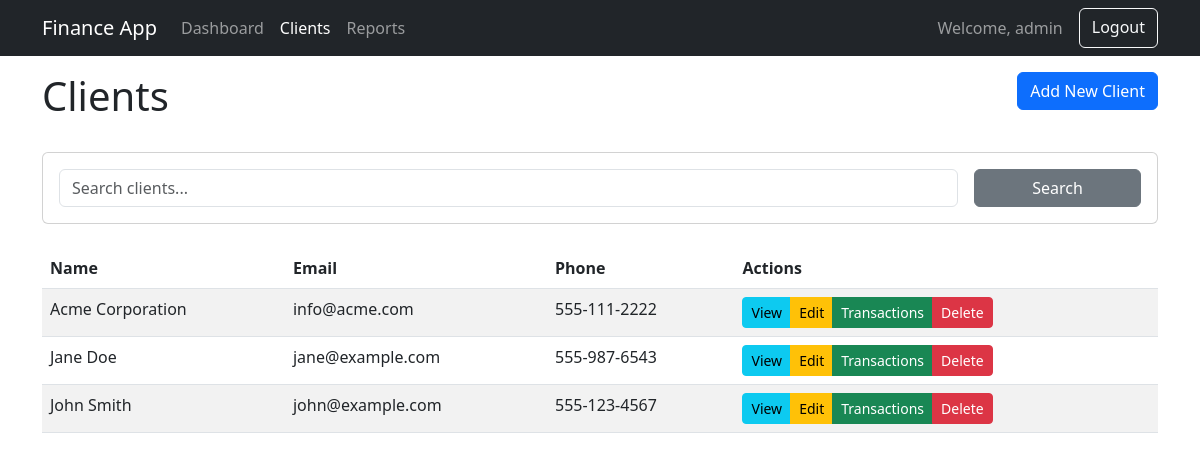
Screenshot of /testv1thinkhug/public/clients (signed in) with the database file from the repository.
### tables this page shows
CREATE TABLE IF NOT EXISTS clients (
    id INT UNSIGNED AUTO_INCREMENT PRIMARY KEY,
    name VARCHAR(100) NOT NULL,
    email VARCHAR(100),
    phone VARCHAR(20),
    address TEXT,
    notes TEXT,
    created_at TIMESTAMP DEFAULT CURRENT_TIMESTAMP,
    updated_at TIMESTAMP DEFAULT CURRENT_TIMESTAMP ON UPDATE CURRENT_TIMESTAMP
);

### App/Core/helpers.php (called while the page is built, shortened)
<?php
if (!function_exists('view')) {
    function view($view, $data = [])
    {
        extract($data);
        $viewPath = APP_ROOT . "/App/Views/$view.php";
        include $viewPath;
        $content = ob_get_clean();
        return $content;
    }
}
if (!function_exists('url')) {
    function url($path = '')
    {
        $path = ltrim($path, '/');
        $baseUrl = getenv('APP_URL') ?: '/testv1thinkhug';
        return rtrim($baseUrl, '/') . '/' . $path;
    }
}

### App/Core/Controller.php (called while the page is built, shortened)
<?php
abstract class Controller
{
    protected $response;
    public function __construct()
    {
        $app = Application::getInstance();
        $this->request = $app->getRequest();
        $this->response = $app->getResponse();
        $this->container = $app->getContainer();
    }
    protected function render($view, $data = [])
    {
        $content = view($view, $data);
        $this->response->setContent($content);
        return $this->response->send();
    }
}

### App/Controllers/ClientController.php (called while the page is built, shortened)
<?php
class ClientController extends Controller
{
    private $clientService;
    public function __construct()
    {
        $this->clientService = new ClientService(
            new ClientRepository($this->container->get('db'))
        );
    }
    public function index()
    {
        $search = $this->request->get('search');
        if ($search) {
            $clients = $this->clientService->searchClients($search);
        } else {
            $clients = $this->clientService->getAllClients();
        }
        return $this->render('clients/index', [
            'title' => 'Clients',
            'active_page' => 'clients',
            'clients' => $clients,
            'search' => $search
        ]);
    }
}

### App/Core/Router.php (called while the page is built, shortened)
<?php
class Router
{
    private $routes = [
        'GET' => [],
        'POST' => []
    ];
    private $request;
    private $response;
    public function __construct(Request $request, Response $response)
    {
        $this->request = $request;
        $this->response = $response;
    }
    public function get($path, $callback)
    {
        $path = $this->normalizePath($path);
        $this->routes['GET'][$path] = $callback;
        return $this;
    }
    public function post($path, $callback)
    {
        $path = $this->normalizePath($path);
        $this->routes['POST'][$path] = $callback;
        return $this;
    }
    private function normalizePath($path)
    {
        return $path;
    }
    public function resolve()
    {
        $method = $this->request->getMethod();
        $path = $this->request->getPath();
        $path = $this->normalizePath($path);
        if (isset($this->routes[$method][$path])) {
            $callback = $this->routes[$method][$path];
            return $this->executeCallback($callback);
        }
        $this->response->setStatusCode(404);
        return $this->response->setContent('404 Page Not Found');
    }
    private function executeCallback($callback, $params = [])
    {
        if (is_string($callback)) {
            list($controller, $method) = explode('@', $callback);
            $controllerInstance = new $controller();
            return call_user_func_array([$controllerInstance, $method], $params);
        }
        return call_user_func_array($callback, $params);
    }
}

### App/Core/Application.php (called while the page is built, shortened)
<?php
class Application
{
    private static $instance;
    private $router;
    private $request;
    private $container;
    public function __construct()
    {
        self::$instance = $this;
        $this->request = new Request();
        $this->response = new Response();
        $this->router = new Router($this->request, $this->response);
        $this->container = new ServiceContainer();
    }
    public static function getInstance()
    {
        if (self::$instance === null) {
            self::$instance = new self();
        }
        return self::$instance;
    }
    public function getRequest()
    {
        return $this->request;
    }
    public function getContainer()
    {
        return $this->container;
    }
    private function registerServices()
    {
        $this->container->register('db', function() {
            return new Database();
        });
    }
    public function run()
    {
        $this->router->resolve();
    }
}

### public/index.php (called while the page is built, shortened)
<?php
try {
    require_once APP_ROOT . '/App/Core/bootstrap.php';
    $app = \App\Core\Application::getInstance();
    $app->run();
} catch (\Exception $e) {
    echo '<div style="background: #f8d7da; color: #721c24; padding: 15px; margin: 10px; border-radius: 5px;">';
    echo '<h2>Application Error</h2>';
    echo '<p><strong>Message:</strong> ' . $e->getMessage() . '</p>';
    echo '<p><strong>File:</strong> ' . $e->getFile() . '</p>';
    echo '<p><strong>Line:</strong> ' . $e->getLine() . '</p>';
    echo '<h3>Stack Trace:</h3>';
    echo '<pre>' . $e->getTraceAsString() . '</pre>';
    echo '</div>';
}

### App/Core/bootstrap.php (called while the page is built, shortened)
<?php
spl_autoload_register(function ($class) {
    $prefix = 'App\\';
    $base_dir = APP_ROOT . '/App/';
    $len = strlen($prefix);
    $relative_class = substr($class, $len);
    $file = $base_dir . str_replace('\\', '/', $relative_class) . '.php';
});
require_once APP_ROOT . '/App/Core/helpers.php';

### App/Core/Request.php (called while the page is built, shortened)
<?php
class Request
{
    public function getMethod()
    {
        return $_SERVER['REQUEST_METHOD'];
    }
    public function getBody()
    {
        $body = [];
        return $body;
    }
    public function get($key, $default = null)
    {
        $body = $this->getBody();
        return $body[$key] ?? $default;
    }
}

### App/Core/Database.php (called while the page is built, shortened)
<?php
class Database
{
    private $connection;
    public function __construct()
    {
        $host = getenv('DB_HOST') ?: 'localhost';
        $port = getenv('DB_PORT') ?: '3306';
        $database = getenv('DB_DATABASE') ?: 'finance_app';
        $username = getenv('DB_USERNAME') ?: 'root';
        $password = getenv('DB_PASSWORD') ?: '';
        try {
            $this->connection = new \PDO(
                "mysql:host=$host;port=$port;dbname=$database",
                $username,
                $password,
                [
                    \PDO::ATTR_ERRMODE => \PDO::ERRMODE_EXCEPTION,
                    \PDO::ATTR_DEFAULT_FETCH_MODE => \PDO::FETCH_ASSOC,
                    \PDO::ATTR_EMULATE_PREPARES => false,
                ]
            );
        } catch (\PDOException $e) {
            throw new \Exception("Database connection failed: " . $e->getMessage());
        }
    }
    public function query($sql, $params = [])
    {
        $statement = $this->connection->prepare($sql);
        $statement->execute($params);
        return $statement;
    }
    public function fetchAll($sql, $params = [])
    {
        $statement = $this->query($sql, $params);
        return $statement->fetchAll();
    }
}

### App/Services/ClientService.php (called while the page is built, shortened)
<?php
class ClientService
{
    private $clientRepository;
    public function __construct(ClientRepositoryInterface $clientRepository)
    {
        $this->clientRepository = $clientRepository;
    }
    public function getAllClients()
    {
        return $this->clientRepository->findAll();
    }
}

### App/Repositories/ClientRepository.php (called while the page is built, shortened)
<?php
class ClientRepository implements ClientRepositoryInterface
{
    private $db;
    private $mapper;
    public function __construct(Database $db)
    {
        $this->db = $db;
        $this->mapper = new ClientMapper();
    }
    public function findAll()
    {
        $rows = $this->db->fetchAll("SELECT * FROM clients ORDER BY name");
        return array_map([$this->mapper, 'toModel'], $rows);
    }
}

### App/Mappers/ClientMapper.php (called while the page is built, shortened)
<?php
class ClientMapper
{
    public function toModel(array $data)
    {
        return new Client($data);
    }
}

### App/Models/Model.php (called while the page is built, shortened)
<?php
abstract class Model
{
    protected $attributes = [];
    public function fill(array $attributes)
    {
        foreach ($attributes as $key => $value) {
            $this->attributes[$key] = $value;
        }
    }
    public function __get($name)
    {
        return $this->attributes[$name] ?? null;
    }
    public function __isset($name)
    {
        return isset($this->attributes[$name]);
    }
}

### App/Views/clients/index.php (the view, shortened to what this page needs)
<div class="row mb-4">
    <div class="col-md-6">
        <h1>Clients</h1>
    </div>
    <div class="col-md-6 text-end">
        <button type="button" class="btn btn-primary" data-bs-toggle="modal" data-bs-target="#createClientModal">
            Add New Client
        </button>
    </div>
</div>
<div class="card mb-4">
    <div class="card-body">
        <form method="get" action="<?= url('clients') ?>" class="row g-3">
            <div class="col-md-10">
                <input type="text" class="form-control" id="search" name="search" placeholder="Search clients..." value="<?= htmlspecialchars($search ?? '') ?>">
            </div>
            <div class="col-md-2">
                <button type="submit" class="btn btn-secondary w-100">Search</button>
            </div>
        </form>
    </div>
</div>
<?php if (empty($clients)): ?>
    <div class="alert alert-info">
        <?= $search ? 'No clients found matching your search.' : 'No clients have been added yet.' ?>
    </div>
<?php else: ?>
    <div class="table-responsive">
        <table class="table table-striped table-hover">
            <thead>
                <tr>
                    <th>Name</th>
                    <th>Email</th>
                    <th>Phone</th>
                    <th>Actions</th>
                </tr>
            </thead>
            <tbody>
                <?php foreach ($clients as $client): ?>
                <tr>
                    <td><?= htmlspecialchars($client->name) ?></td>
                    <td><?= htmlspecialchars($client->email ?? 'N/A') ?></td>
                    <td><?= htmlspecialchars($client->phone ?? 'N/A') ?></td>
                    <td>
                        <div class="btn-group">
                            <button type="button" class="btn btn-sm btn-info view-client"
                                data-bs-toggle="modal"
                                data-bs-target="#viewClientModal"
                                data-id="<?= $client->id ?>"
                                data-name="<?= htmlspecialchars($client->name) ?>"
                                data-email="<?= htmlspecialchars($client->email ?? '') ?>"
                                data-phone="<?= htmlspecialchars($client->phone ?? '') ?>"
                                data-address="<?= htmlspecialchars($client->address ?? '') ?>"
                                data-notes="<?= htmlspecialchars($client->notes ?? '') ?>"
                                data-created="<?= htmlspecialchars($client->created_at ?? '') ?>"
                                data-updated="<?= htmlspecialchars($client->updated_at ?? '') ?>">
                                View
                            </button>
                            <button type="button" class="btn btn-sm btn-warning edit-client"
                                data-bs-toggle="modal"
                                data-bs-target="#editClientModal"
                                data-id="<?= $client->id ?>"
                                data-name="<?= htmlspecialchars($client->name) ?>"
                                data-email="<?= htmlspecialchars($client->email ?? '') ?>"
                                data-phone="<?= htmlspecialchars($client->phone ?? '') ?>"
                                data-address="<?= htmlspecialchars($client->address ?? '') ?>"
                                data-notes="<?= htmlspecialchars($client->notes ?? '') ?>">
                                Edit
                            </button>
                            <a href="<?= url('clients/' . $client->id . '/transactions') ?>" class="btn btn-sm btn-success">Transactions</a>
                            <button type="button" class="btn btn-sm btn-danger delete-client"
                                data-bs-toggle="modal"
                                data-bs-target="#deleteClientModal"
                                data-id="<?= $client->id ?>"
                                data-name="<?= htmlspecialchars($client->name) ?>">
                                Delete
                            </button>
                        </div>
                    </td>
                </tr>
                <?php endforeach; ?>
            </tbody>
        </table>
    </div>
<?php endif; ?>
<?php
require_once __DIR__ . '/../layouts/main.php';
?>

### App/Views/layouts/main.php (style rules this page uses)
body { padding-top: 4.5rem; }

### rows the page displays
clients: name "Acme Corporation", email "info@acme.com", phone "555-111-2222"
clients: name "Jane Doe", email "jane@example.com", phone "555-987-6543"
clients: name "John Smith", email "john@example.com", phone "555-123-4567"

### other values shown
$_SESSION['username'] "admin"
